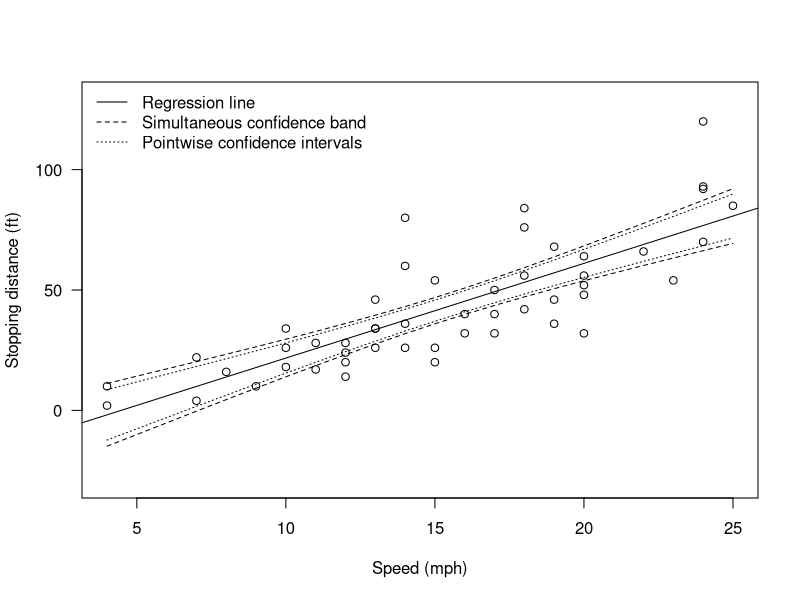

Source code (R):
### R code from vignette source 'multcomp-examples.Rnw'
### Encoding: UTF-8

###################################################
### code chunk number 1: setup
###################################################
dig <- 4
options(width = 65, digits = dig)
library("multcomp")
set.seed(290875)


###################################################
### code chunk number 2: lm-cars
###################################################
lm.cars <- lm(dist ~ speed, data = cars)
summary(lm.cars)


###################################################
### code chunk number 3: lm-coef-vcov
###################################################
betahat <- coef(lm.cars)
Vbetahat <- vcov(lm.cars)


###################################################
### code chunk number 4: lm-K
###################################################
K <- diag(2)
Sigma <- diag(1 / sqrt(diag(K %*% Vbetahat %*% t(K)))) 
z <- Sigma %*% K %*% betahat
Cor <- Sigma %*% (K %*% Vbetahat %*% t(K)) %*% t(Sigma)                  


###################################################
### code chunk number 5: lm-partial
###################################################
library("mvtnorm")
df.cars <- nrow(cars) - length(betahat)
sapply(abs(z), function(x) 1 - pmvt(-rep(x, 2), rep(x, 2), corr = Cor, df = df.cars))


###################################################
### code chunk number 6: lm-K
###################################################
rownames(K) <- names(betahat)


###################################################
### code chunk number 7: lm-mcp
###################################################
library("multcomp")
cars.ht <- glht(lm.cars, linfct = K)
summary(cars.ht)


###################################################
### code chunk number 8: lm-confint
###################################################
confint(cars.ht)


###################################################
### code chunk number 9: nls
###################################################
DNase1 <- subset(DNase, Run == 1)
fm1DNase1 <- nls(density ~ SSlogis(log(conc), Asym, xmid, scal), DNase1)
K <- diag(3)
rownames(K) <- names(coef(fm1DNase1))
confint(glht(fm1DNase1, linfct = K))


###################################################
### code chunk number 10: nls-confint
###################################################
confint(fm1DNase1)


###################################################
### code chunk number 11: nls-cor
###################################################
cov2cor(vcov(fm1DNase1))


###################################################
### code chunk number 12: lm-band
###################################################
K <- model.matrix(lm.cars)[!duplicated(cars$speed),]
ci.cars <- confint(glht(lm.cars, linfct = K), abseps = 0.1)


###################################################
### code chunk number 13: lm-plot
###################################################
plot(cars, xlab = "Speed (mph)", ylab = "Stopping distance (ft)",
            las = 1, ylim = c(-30, 130))
abline(lm.cars)
lines(K[,2], ci.cars$confint[,"lwr"], lty = 2)
lines(K[,2], ci.cars$confint[,"upr"], lty = 2)
ci.lm <- predict(lm.cars, interval = "confidence")
lines(cars$speed, ci.lm[,"lwr"], lty = 3)
lines(cars$speed, ci.lm[,"upr"], lty = 3)
legend("topleft", lty = c(1, 2, 3), legend = c("Regression line", 
                                               "Simultaneous confidence band", 
                                               "Pointwise confidence intervals"),
       bty = "n")


###################################################
### code chunk number 14: aov-ex
###################################################
ex <- data.frame(y = rnorm(12), x = gl(3, 4, labels = LETTERS[1:3]))
aov.ex <- aov(y ~ x - 1, data = ex)
coef(aov.ex)


###################################################
### code chunk number 15: aov-Dunnett
###################################################
K <- rbind(c(-1, 1, 0),
           c(-1, 0, 1))
rownames(K) <- c("B - A", "C - A")
colnames(K) <- names(coef(aov.ex))
K


###################################################
### code chunk number 16: aov-mcp
###################################################
summary(glht(aov.ex, linfct = K))


###################################################
### code chunk number 17: aov-mcp2
###################################################
summary(glht(aov.ex, linfct = c("xB - xA = 0", "xC - xA = 0")))


###################################################
### code chunk number 18: aov-constrasts
###################################################
aov.ex2 <- aov(y ~ x, data = ex)
coef(aov.ex2)


###################################################
### code chunk number 19: aov-mm
###################################################
contr.treatment(table(ex$x))
K %*% contr.treatment(table(ex$x)) %*% coef(aov.ex2)[-1]


###################################################
### code chunk number 20: aov-contrasts-glht
###################################################
summary(glht(aov.ex2, linfct = mcp(x = K)))


###################################################
### code chunk number 21: aov-contrasts-glht2
###################################################
summary(glht(aov.ex2, linfct = mcp(x = c("B - A = 0", "C - A = 0"))))


###################################################
### code chunk number 22: aov-Tukey
###################################################
glht(aov.ex2, linfct = mcp(x = "Tukey"))


###################################################
### code chunk number 23: aov-Tukey2
###################################################
glht(aov.ex, linfct = mcp(x = "Tukey"))


###################################################
### code chunk number 24: twoway-mod
###################################################
mod <- lm(breaks ~ wool + tension, data = warpbreaks)


###################################################
### code chunk number 25: twoway-K
###################################################
K1 <- glht(mod, mcp(wool = "Tukey"))$linfct
K2 <- glht(mod, mcp(tension = "Tukey"))$linfct


###################################################
### code chunk number 26: twoway-sim
###################################################
summary(glht(mod, linfct = rbind(K1, K2)))


###################################################
### code chunk number 27: twowayi-mod
###################################################
mod <- lm(breaks ~ wool * tension, data = warpbreaks)


###################################################
### code chunk number 28: twowayi-mod2
###################################################
tmp <- expand.grid(tension = unique(warpbreaks$tension),
                   wool = unique(warpbreaks$wool))
X <- model.matrix(~ wool * tension, data = tmp)
glht(mod, linfct = X)


###################################################
### code chunk number 29: twowayi-mod3
###################################################
predict(mod, newdata = tmp)


###################################################
### code chunk number 30: twowayi-K
###################################################
Tukey <- contrMat(table(warpbreaks$tension), "Tukey")
K1 <- cbind(Tukey, matrix(0, nrow = nrow(Tukey), ncol = ncol(Tukey)))
rownames(K1) <- paste(levels(warpbreaks$wool)[1], rownames(K1), sep = ":")
K2 <- cbind(matrix(0, nrow = nrow(Tukey), ncol = ncol(Tukey)), Tukey)
rownames(K2) <- paste(levels(warpbreaks$wool)[2], rownames(K1), sep = ":")
K <- rbind(K1, K2) 
colnames(K) <- c(colnames(Tukey), colnames(Tukey))


###################################################
### code chunk number 31: twowayi-sim
###################################################
summary(glht(mod, linfct = K %*% X))


###################################################
### code chunk number 32: twowayi-eff
###################################################
K %*% predict(mod, newdata = tmp)


###################################################
### code chunk number 33: cellmeans
###################################################
warpbreaks$tw <- with(warpbreaks, interaction(tension, wool))
cell <- lm(breaks ~ tw - 1, data = warpbreaks)
summary(glht(cell, linfct = K))
